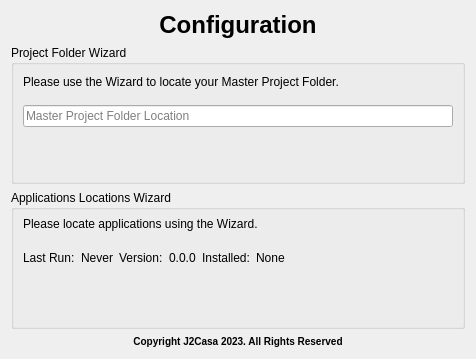
<?xml version="1.0" encoding="UTF-8"?>
<ui version="4.0">
 <class>Page02Config</class>
 <widget class="QWidget" name="Page02Config">
  <property name="geometry">
   <rect>
    <x>0</x>
    <y>0</y>
    <width>476</width>
    <height>359</height>
   </rect>
  </property>
  <property name="sizePolicy">
   <sizepolicy hsizetype="Preferred" vsizetype="Preferred">
    <horstretch>0</horstretch>
    <verstretch>1</verstretch>
   </sizepolicy>
  </property>
  <property name="windowTitle">
   <string>Page02Config</string>
  </property>
  <property name="toolTip">
   <string>Tab Tool Tip</string>
  </property>
  <property name="statusTip">
   <string>Tab Status Tip</string>
  </property>
  <property name="whatsThis">
   <string>Tab Whats This</string>
  </property>
  <layout class="QGridLayout" name="gridLayout">
   <item row="1" column="1">
    <layout class="QGridLayout" name="gridLayoutPage">
     <item row="1" column="0">
      <widget class="QGroupBox" name="groupBoxProjectFolder">
       <property name="sizePolicy">
        <sizepolicy hsizetype="Preferred" vsizetype="Preferred">
         <horstretch>0</horstretch>
         <verstretch>5</verstretch>
        </sizepolicy>
       </property>
       <property name="title">
        <string>Project Folder Wizard</string>
       </property>
       <property name="flat">
        <bool>false</bool>
       </property>
       <layout class="QVBoxLayout" name="verticalLayout_4">
        <property name="topMargin">
         <number>0</number>
        </property>
        <property name="bottomMargin">
         <number>0</number>
        </property>
        <item>
         <layout class="QVBoxLayout" name="verticalLayoutlabelTextProjectFolder">
          <item>
           <widget class="QLabel" name="labelTextProjectFolder">
            <property name="text">
             <string>Please use the Wizard to locate your Master Project Folder.</string>
            </property>
            <property name="margin">
             <number>1</number>
            </property>
           </widget>
          </item>
         </layout>
        </item>
        <item>
         <layout class="QVBoxLayout" name="verticalLayoutlineEditDisplayProjectFolder">
          <item>
           <widget class="QLineEdit" name="lineEditDisplayProjectFolder">
            <property name="readOnly">
             <bool>true</bool>
            </property>
            <property name="placeholderText">
             <string>Master Project Folder Location</string>
            </property>
           </widget>
          </item>
         </layout>
        </item>
        <item>
         <layout class="QVBoxLayout" name="verticalLayoutButtonsProjectFolder">
          <item>
           <layout class="QHBoxLayout" name="horizontalLayoutButtonsProjectFolder" stretch="97,0">
            <item>
             <spacer name="horizontalSpacerProjectFolder">
              <property name="orientation">
               <enum>Qt::Horizontal</enum>
              </property>
              <property name="sizeHint" stdset="0">
               <size>
                <width>40</width>
                <height>20</height>
               </size>
              </property>
             </spacer>
            </item>
            <item>
             <widget class="QPushButton" name="pushButtonWizardProjectFolder">
              <property name="sizePolicy">
               <sizepolicy hsizetype="Fixed" vsizetype="Fixed">
                <horstretch>0</horstretch>
                <verstretch>0</verstretch>
               </sizepolicy>
              </property>
              <property name="minimumSize">
               <size>
                <width>48</width>
                <height>48</height>
               </size>
              </property>
              <property name="maximumSize">
               <size>
                <width>48</width>
                <height>48</height>
               </size>
              </property>
              <property name="toolTip">
               <string>Location Wizard</string>
              </property>
              <property name="statusTip">
               <string>Project Folder Location Wizard</string>
              </property>
              <property name="text">
               <string/>
              </property>
              <property name="icon">
               <iconset resource="../resources/buttonsGlassRound.qrc">
                <normaloff>:/buttons/glassRound/glassButtonWizard.png</normaloff>:/buttons/glassRound/glassButtonWizard.png</iconset>
              </property>
              <property name="iconSize">
               <size>
                <width>48</width>
                <height>48</height>
               </size>
              </property>
              <property name="shortcut">
               <string>Ctrl+Alt+1</string>
              </property>
              <property name="flat">
               <bool>true</bool>
              </property>
             </widget>
            </item>
           </layout>
          </item>
         </layout>
        </item>
       </layout>
      </widget>
     </item>
     <item row="0" column="0">
      <widget class="QLabel" name="labelConfigTitle">
       <property name="text">
        <string>&lt;html&gt;&lt;head/&gt;&lt;body&gt;&lt;h1 style=&quot; margin-top:18px; margin-bottom:12px; margin-left:0px; margin-right:0px; -qt-block-indent:0; text-indent:0px;&quot;&gt;&lt;span style=&quot; font-size:xx-large; font-weight:700;&quot;&gt;Configuration&lt;/span&gt;&lt;/h1&gt;&lt;/body&gt;&lt;/html&gt;</string>
       </property>
       <property name="alignment">
        <set>Qt::AlignCenter</set>
       </property>
      </widget>
     </item>
     <item row="3" column="0">
      <widget class="QLabel" name="labelConfigCopyright">
       <property name="text">
        <string>&lt;html&gt;&lt;head/&gt;&lt;body&gt;&lt;p align=&quot;center&quot;&gt;&lt;span style=&quot; font-size:small; font-weight:700;&quot;&gt;Copyright J2Casa 2023. All Rights Reserved&lt;/span&gt;&lt;/p&gt;&lt;/body&gt;&lt;/html&gt;</string>
       </property>
      </widget>
     </item>
     <item row="2" column="0">
      <widget class="QGroupBox" name="groupBoxLocateApps">
       <property name="sizePolicy">
        <sizepolicy hsizetype="Preferred" vsizetype="Preferred">
         <horstretch>0</horstretch>
         <verstretch>5</verstretch>
        </sizepolicy>
       </property>
       <property name="title">
        <string>Applications Locations Wizard</string>
       </property>
       <layout class="QVBoxLayout" name="verticalLayout_2">
        <property name="topMargin">
         <number>0</number>
        </property>
        <property name="bottomMargin">
         <number>0</number>
        </property>
        <item>
         <layout class="QVBoxLayout" name="verticalLayoutApplicatiosWizardText">
          <item>
           <widget class="QLabel" name="labelTextApplicationsWizard">
            <property name="text">
             <string>Please locate applications using the Wizard.</string>
            </property>
            <property name="wordWrap">
             <bool>true</bool>
            </property>
            <property name="margin">
             <number>1</number>
            </property>
           </widget>
          </item>
         </layout>
        </item>
        <item>
         <layout class="QVBoxLayout" name="verticalLayoutApplicatiosWizardDetails">
          <item>
           <layout class="QHBoxLayout" name="horizontalLayout" stretch="0,0,0,0,0,0,0">
            <item>
             <widget class="QLabel" name="labelTextLastRun">
              <property name="text">
               <string>Last Run:</string>
              </property>
             </widget>
            </item>
            <item>
             <widget class="QLabel" name="labelTextLastRunWhen">
              <property name="text">
               <string>Never</string>
              </property>
              <property name="alignment">
               <set>Qt::AlignLeading|Qt::AlignLeft|Qt::AlignVCenter</set>
              </property>
             </widget>
            </item>
            <item>
             <widget class="QLabel" name="labelTextVersion">
              <property name="text">
               <string>Version:</string>
              </property>
             </widget>
            </item>
            <item>
             <widget class="QLabel" name="labelTextVersionYAML">
              <property name="text">
               <string>0.0.0</string>
              </property>
             </widget>
            </item>
            <item>
             <widget class="QLabel" name="labelTextInstalled">
              <property name="text">
               <string>Installed:</string>
              </property>
             </widget>
            </item>
            <item>
             <widget class="QLabel" name="labelTextInstallledQuantity">
              <property name="text">
               <string>None</string>
              </property>
             </widget>
            </item>
            <item>
             <spacer name="horizontalSpacerConfigureWizard">
              <property name="orientation">
               <enum>Qt::Horizontal</enum>
              </property>
              <property name="sizeHint" stdset="0">
               <size>
                <width>40</width>
                <height>20</height>
               </size>
              </property>
             </spacer>
            </item>
           </layout>
          </item>
         </layout>
        </item>
        <item>
         <layout class="QVBoxLayout" name="verticalLayoutButtonsApplications">
          <item>
           <layout class="QHBoxLayout" name="horizontalLayoutButtonsApplications">
            <item>
             <spacer name="horizontalSpacerApplications">
              <property name="orientation">
               <enum>Qt::Horizontal</enum>
              </property>
              <property name="sizeHint" stdset="0">
               <size>
                <width>40</width>
                <height>20</height>
               </size>
              </property>
             </spacer>
            </item>
            <item>
             <widget class="QPushButton" name="pushButtonWizardApplications">
              <property name="minimumSize">
               <size>
                <width>48</width>
                <height>48</height>
               </size>
              </property>
              <property name="maximumSize">
               <size>
                <width>48</width>
                <height>48</height>
               </size>
              </property>
              <property name="text">
               <string/>
              </property>
              <property name="icon">
               <iconset resource="../resources/buttonsGlassRound.qrc">
                <normaloff>:/buttons/glassRound/glassButtonWizard.png</normaloff>:/buttons/glassRound/glassButtonWizard.png</iconset>
              </property>
              <property name="iconSize">
               <size>
                <width>48</width>
                <height>48</height>
               </size>
              </property>
              <property name="flat">
               <bool>true</bool>
              </property>
             </widget>
            </item>
           </layout>
          </item>
         </layout>
        </item>
       </layout>
      </widget>
     </item>
    </layout>
   </item>
  </layout>
 </widget>
 <resources>
  <include location="resources/buttonsGlassRound.qrc"/>
  <include location="resources/png.qrc"/>
  <include location="resources/readfiles.qrc"/>
  <include location="resources/splash.qrc"/>
 </resources>
 <connections/>
</ui>
